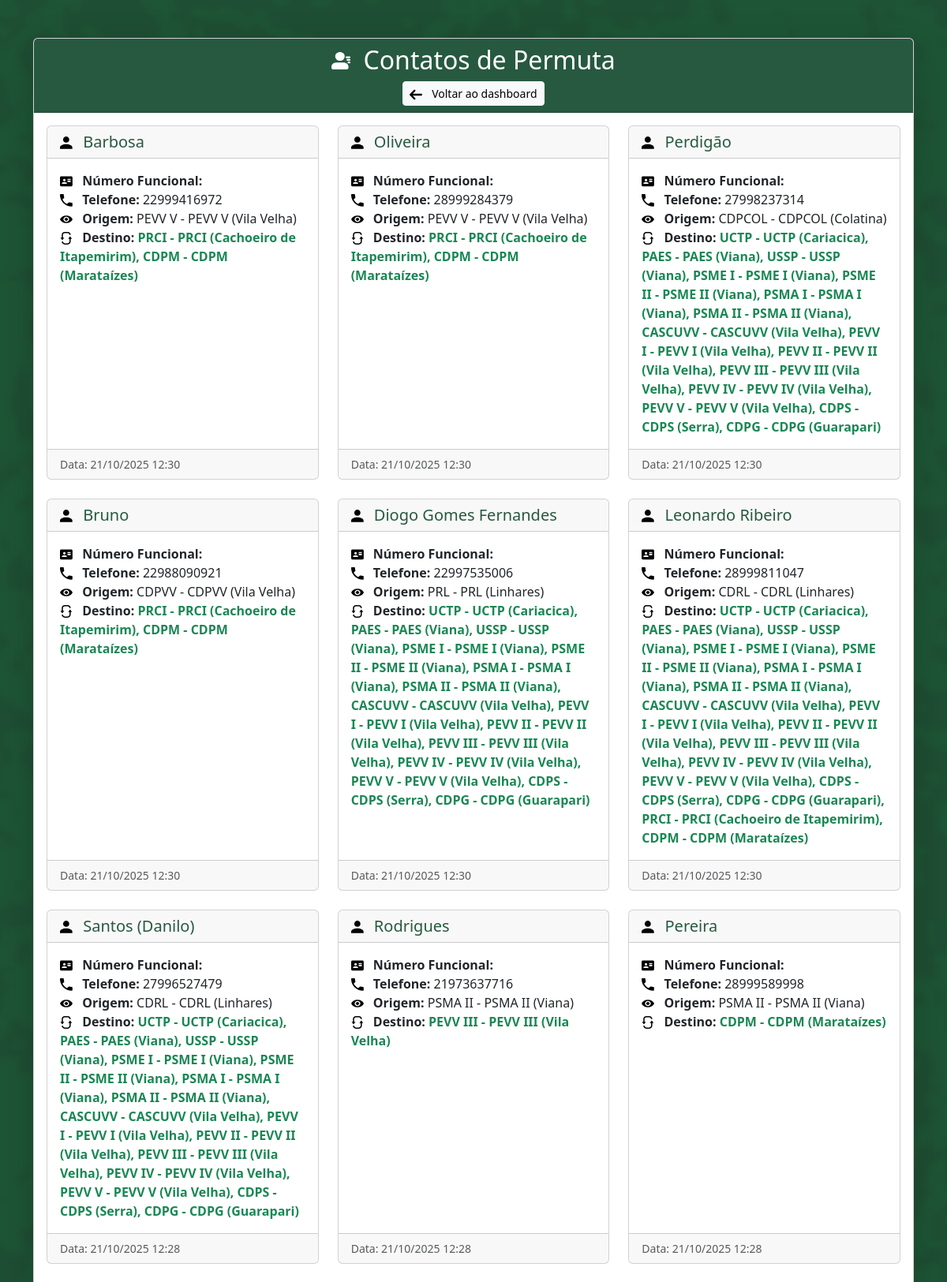
Screenshot of /listar_solicitacoes.php (upper part) with the database file from the repository.
### tables this page shows
CREATE TABLE `contatos` (
  `id` int NOT NULL AUTO_INCREMENT,
  `nome` varchar(255) DEFAULT NULL,
  `num_funcional` varchar(20) DEFAULT NULL,
  `telefone` varchar(255) DEFAULT NULL,
  `origem` varchar(255) DEFAULT NULL,
  `destino` varchar(255) DEFAULT NULL,
  `created` datetime DEFAULT NULL,
  `updated` datetime DEFAULT NULL,
  PRIMARY KEY (`id`)
);

### processar_formulario.php (called while the page is built, shortened)
<?php
class SolicitacaoPermuta {
    private $conn;
    private $table_name = "contatos";
    public function __construct() {
        $database = new Database();
        $this->conn = $database->connect();
    }
    public function listarTodas() {
        try {
            $query = "SELECT * FROM " . $this->table_name . " ORDER BY created DESC";
            $stmt = $this->conn->prepare($query);
            $stmt->execute();
            return $stmt->fetchAll();
        } catch (PDOException $e) {
            return [];
        }
    }
}
?>

### admin/config/database.php (called while the page is built, shortened)
<?php
class Database {
    private $host = DB_HOST;
    private $db_name = DB_NAME;
    private $username = DB_USER;
    private $password = DB_PASS;
    public function connect() {
        $this->conn = null;
        try {
            $this->conn = new PDO(
                "mysql:host=" . $this->host . ";dbname=" . $this->db_name . ";charset=utf8mb4",
                $this->username,
                $this->password,
                [
                    PDO::ATTR_ERRMODE => PDO::ERRMODE_EXCEPTION,
                    PDO::ATTR_DEFAULT_FETCH_MODE => PDO::FETCH_ASSOC,
                    PDO::ATTR_EMULATE_PREPARES => false
                ]
            );
        } catch(PDOException $e) {
            echo "Erro de conexão: " . $e->getMessage();
            die();
        }
        return $this->conn;
    }
}

### admin/classes/AdminContatos.php (called while the page is built, shortened)
<?php
class AdminContatos {
    private $conn;
    public function __construct() {
        $database = new Database();
        $this->conn = $database->connect();
    }
    public function resolverUnidade($codigo) {
        $codigo = trim($codigo);
        try {
            $query = "SELECT CONCAT(codigo, ' - ', nome, ' (', cidade, ')') as nome_completo
                     FROM unidades WHERE codigo = :codigo AND ativo = 1 LIMIT 1";
            $stmt = $this->conn->prepare($query);
            $stmt->bindParam(':codigo', $codigo);
            $stmt->execute();
            $resultado = $stmt->fetch(PDO::FETCH_ASSOC);
            return $resultado ? $resultado['nome_completo'] : $codigo . ' (Unidade não encontrada)';
        } catch (PDOException $e) {
            return $codigo . ' (Erro ao buscar)';
        }
    }
    public function resolverDestinos($destinos_string) {
        $codigos = array_map('trim', explode(',', $destinos_string));
        $nomes_resolvidos = [];
        foreach ($codigos as $codigo) {
            if (!empty($codigo)) {
                $nomes_resolvidos[] = $this->resolverUnidade($codigo);
            }
        }
        return implode(', ', $nomes_resolvidos);
    }
}

### listar_solicitacoes.php (the view, shortened to what this page needs)
<?php
require_once 'processar_formulario.php';
$solicitacao = new SolicitacaoPermuta();
$contatos = $solicitacao->listarTodas();
$adminContatos = new AdminContatos();
?>
<!DOCTYPE html>
<html lang="pt-br">
<head>
    <link href="https://cdn.jsdelivr.net/npm/bootstrap@5.3.2/dist/css/bootstrap.min.css" rel="stylesheet">
    <link rel="stylesheet" href="./assets/css/sindppenal-theme.css">
    <link rel="stylesheet" href="./assets/css/listar-solicitacoes.css">
</head>
<body class="sindppenal-bg" style="background-image: url('./assets/images/background-verde.png'); background-size: cover; background-position: center; background-attachment: fixed;">
    <div class="container py-5">
        <div class="row justify-content-center">
            <div class="col-12">
                <div class="card shadow-lg">
                    <div class="card-header text-center bg-primary text-white">
                        <h2 class="mb-0">
                            <img src="./assets/icons/dashboard/Users.svg" alt="Contatos" class="svg-icon-white size-lg">
                            Contatos de Permuta
                        </h2>
                        <a href="./admin/index.php" class="btn btn-light btn-sm mt-2">
                            <img src="./assets/icons/dashboard/seta.svg" alt="Voltar" class="svg-icon size-sm">
                            Voltar ao dashboard
                        </a>
                    </div>
                    <div class="card-body">
                        <?php if (empty($contatos)): ?>
                            <div class="text-center py-5">
                                <p class="text-muted">Nenhum contato encontrado.</p>
                            </div>
                        <?php else: ?>
                            <div class="row">
                                <?php foreach ($contatos as $contato): ?>
                                <div class="col-md-6 col-lg-4 mb-4">
                                    <div class="card h-100">
                                        <div class="card-header">
                                            <h5 class="card-title text-sindppenal mb-0">
                                                <img src="./assets/icons/formulario/User.svg" alt="Nome" class="svg-icon size-sm">
                                                <?php echo htmlspecialchars($contato['nome']); ?>
                                            </h5>
                                        </div>
                                        <div class="card-body">
                                            <p class="card-text">
                                                <img src="./assets/icons/formulario/card.svg" alt="Número" class="svg-icon size-sm">
                                                <strong>Número Funcional:</strong> <?php echo htmlspecialchars($contato['num_funcional']); ?><br>
                                                <img src="./assets/icons/formulario/Phone.svg" alt="Telefone" class="svg-icon size-sm">
                                                <strong>Telefone:</strong> <?php echo htmlspecialchars($contato['telefone'] ?: 'Não informado'); ?><br>
                                                <img src="./assets/icons/dashboard/Eye.svg" alt="Origem" class="svg-icon size-sm">
                                                <strong>Origem:</strong> <?php echo htmlspecialchars($adminContatos->resolverUnidade($contato['origem'])); ?><br>
                                                <img src="./assets/icons/formulario/combination.svg" alt="Destino" class="svg-icon size-sm">
                                                <strong>Destino:</strong> <span class="text-success fw-bold"><?php echo htmlspecialchars($adminContatos->resolverDestinos($contato['destino'])); ?></span>
                                            </p>
                                        </div>
                                        <div class="card-footer text-muted small">
                                            Data: <?php
                                                $data = $contato['created'] ?? $contato['data_cadastro'] ?? null;
                                                echo $data ? date('d/m/Y H:i', strtotime($data)) : 'Não informado';
                                            ?>
                                        </div>
                                    </div>
                                </div>
                                <?php endforeach; ?>
                            </div>
                        <?php endif; ?>
                    </div>
                </div>
            </div>
        </div>
</body>
</html>

### assets/css/sindppenal-theme.css (style rules this page uses)
:root { --sindppenal-primary: #275940; --sindppenal-primary-light: #34a85a; --sindppenal-secondary: #6c757d; --sindppenal-success: #198754; --sindppenal-info: #0dcaf0; --sindppenal-warning: #ffc107; --sindppenal-danger: #dc3545; --sindppenal-light: #f8f9fa; --sindppenal-dark: #212529; }
.bg-primary { background-color: var(--sindppenal-primary) !important; }
.sindppenal-bg { background-color: var(--sindppenal-light); min-height: 100vh; }
.text-sindppenal { color: var(--sindppenal-primary) !important; }
.btn, .card { transform: none !important; }
.svg-icon { width: 20px; height: 20px; display: inline-block; vertical-align: middle; margin-right: 8px; filter: none; line-height: 1; top: -1px; position: relative; }
.svg-icon-white { width: 20px; height: 20px; display: inline-block; vertical-align: middle; margin-right: 8px; filter: brightness(0) invert(1); line-height: 1; top: -1px; position: relative; }
.svg-icon.size-sm, .svg-icon-white.size-sm { width: 16px; height: 16px; }
.svg-icon.size-lg, .svg-icon-white.size-lg { width: 24px; height: 24px; }

### rows the page displays
contatos: nome "Barbosa", telefone "22999416972", resolverUnidade "PEVV V - PEVV V (Vila Velha)", resolverDestinos "PRCI - PRCI (Cachoeiro de Itapemirim), CDPM - CDPM (Marataízes)", created "21/10/2025 12:30"
contatos: nome "Oliveira", telefone "28999284379", resolverUnidade "PEVV V - PEVV V (Vila Velha)", resolverDestinos "PRCI - PRCI (Cachoeiro de Itapemirim), CDPM - CDPM (Marataízes)", created "21/10/2025 12:30"
contatos: nome "Perdigão", telefone "27998237314", resolverUnidade "CDPCOL - CDPCOL (Colatina)", resolverDestinos "UCTP - UCTP (Cariacica), PAES - PAES (Viana), USSP - USSP (Viana), PSME I - PSME I (Viana), PSME II - PSME II (Viana), PSMA I - PSMA I (Viana), PSMA II - PSMA II (Viana), CASCUVV - CASCUVV (Vila Velha), PEVV I - PEVV I (Vila Velha), PEVV II - PEVV II (Vila Velha), PEVV III - PEVV III (Vila Velha), PEVV IV - PEVV IV (Vila Velha), PEVV V - PEVV V (Vila Velha), CDPS - CDPS (Serra), CDPG - CDPG (Guarapari)", created "21/10/2025 12:30"
contatos: nome "Bruno", telefone "22988090921", resolverUnidade "CDPVV - CDPVV (Vila Velha)", resolverDestinos "PRCI - PRCI (Cachoeiro de Itapemirim), CDPM - CDPM (Marataízes)", created "21/10/2025 12:30"
contatos: nome "Diogo Gomes Fernandes", telefone "22997535006", resolverUnidade "PRL - PRL (Linhares)", resolverDestinos "UCTP - UCTP (Cariacica), PAES - PAES (Viana), USSP - USSP (Viana), PSME I - PSME I (Viana), PSME II - PSME II (Viana), PSMA I - PSMA I (Viana), PSMA II - PSMA II (Viana), CASCUVV - CASCUVV (Vila Velha), PEVV I - PEVV I (Vila Velha), PEVV II - PEVV II (Vila Velha), PEVV III - PEVV III (Vila Velha), PEVV IV - PEVV IV (Vila Velha), PEVV V - PEVV V (Vila Velha), CDPS - CDPS (Serra), CDPG - CDPG (Guarapari)", created "21/10/2025 12:30"
contatos: nome "Leonardo Ribeiro", telefone "28999811047", resolverUnidade "CDRL - CDRL (Linhares)", resolverDestinos "UCTP - UCTP (Cariacica), PAES - PAES (Viana), USSP - USSP (Viana), PSME I - PSME I (Viana), PSME II - PSME II (Viana), PSMA I - PSMA I (Viana), PSMA II - PSMA II (Viana), CASCUVV - CASCUVV (Vila Velha), PEVV I - PEVV I (Vila Velha), PEVV II - PEVV II (Vila Velha), PEVV III - PEVV III (Vila Velha), PEVV IV - PEVV IV (Vila Velha), PEVV V - PEVV V (Vila Velha), CDPS - CDPS (Serra), CDPG - CDPG (Guarapari), PRCI - PRCI (Cachoeiro de Itapemirim), CDPM - CDPM (Marataízes)", created "21/10/2025 12:30"
contatos: nome "Santos (Danilo)", telefone "27996527479", resolverUnidade "CDRL - CDRL (Linhares)", resolverDestinos "UCTP - UCTP (Cariacica), PAES - PAES (Viana), USSP - USSP (Viana), PSME I - PSME I (Viana), PSME II - PSME II (Viana), PSMA I - PSMA I (Viana), PSMA II - PSMA II (Viana), CASCUVV - CASCUVV (Vila Velha), PEVV I - PEVV I (Vila Velha), PEVV II - PEVV II (Vila Velha), PEVV III - PEVV III (Vila Velha), PEVV IV - PEVV IV (Vila Velha), PEVV V - PEVV V (Vila Velha), CDPS - CDPS (Serra), CDPG - CDPG (Guarapari)", created "21/10/2025 12:28"
contatos: nome "Rodrigues", telefone "21973637716", resolverUnidade "PSMA II - PSMA II (Viana)", resolverDestinos "PEVV III - PEVV III (Vila Velha)", created "21/10/2025 12:28"
contatos: nome "Pereira", telefone "28999589998", resolverUnidade "PSMA II - PSMA II (Viana)", resolverDestinos "CDPM - CDPM (Marataízes)", created "21/10/2025 12:28"
